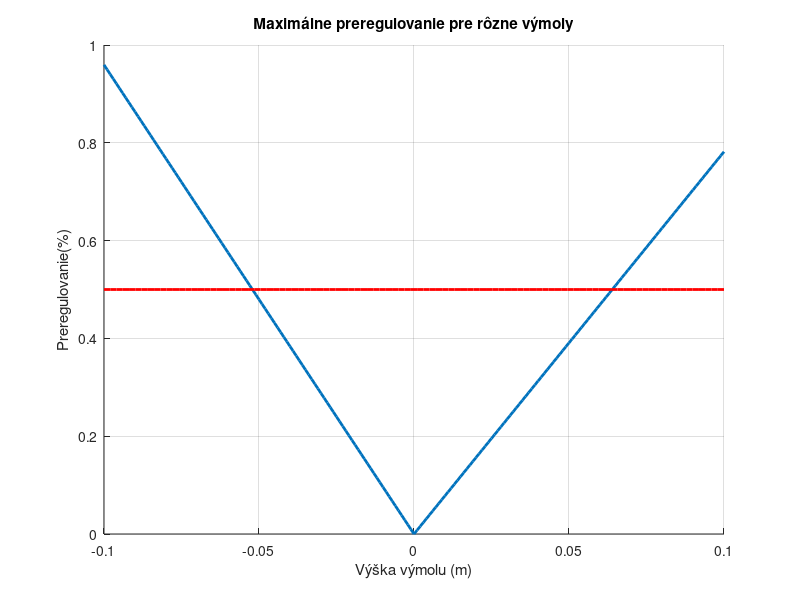

This figure's MATLAB source:
clc; clear; close all;


%% System
% Zakladne parametre systému
m1 = 2500;  % Hmotnosť karosérie vozidla (kg)
m2 = 320;   % Hmotnosť kolesa a zavesenia (kg)
k1 = 80000; % Tuhosť pružiny medzi karosériou a kolesom (N/m)
k2 = 500000; % Tuhosť pneumatiky (N/m)
b1 = 350;   % Tlmenie medzi karosériou a kolesom (Ns/m)
b2 = 15020; % Tlmenie pneumatiky (Ns/m)

% Prenosové funkcie systému odpruženia
n1 = [(m1 + m2) b2 k2]; 
d1 = [(m1 * m2) (m1*(b1+b2)) + (m2*b1) (m1*(k1+k2)) + (m2*k1) + (b1*b2) (b1*k2) + (b2*k1) k1*k2]; 
G1 = tf(n1, d1);  % pohyb karosérie

n2 = [-(m1*b2) -(m1*k2) 0 0]; 
G2 = tf(n2, d1);  % pohyb kolesa

% Prenosová funkcia pre silu
sila = tf(n2, n1);

% PID parametre
Kd = 208025;  
Kp = 832100; 
Ki = 624075;  

C = pid(Kp, Ki, Kd);  

% Odsimulovanie uzavretého systému so spätnou väzbou
sys_cl = sila * feedback(G1, C);

% Časová os simulácie
t = 0:0.05:5;


%% Verifikacia
% Vstupné poruchy (výmoly) od -0.1 do +0.1 s krokom 0.001
vymoly = -0.1:0.001:0.1;

%Maximálne preregulovanie pre každý výmol
max_preregulovanie = zeros(size(vymoly));

% Simulácia pre každý výmol a hodnotenie maximálneho preregulovania
for i = 1:length(vymoly)
    [y, ~] = step(vymoly(i) * sys_cl, t);  % Odozva systému na výmol
    preregulovanie = (max(y) - 0)*100;  % Hodnota preregulovania od požadovanej hodnoty (0)
    max_preregulovanie(i) = preregulovanie;  
end

%maximálne preregulovanie a prislúchajúcu hodnotu výmolu
[max_preregul, idx] = max(max_preregulovanie);
najhorsie_vymol = vymoly(idx);
%beta_max=abs(((max_preregul-0)/najhorsie_vymol)); nie som si isty ci som
%to spravne ratal
beta_max=abs(((max_preregul-0)));

% Výsledky
fprintf('Najväčšie preregulovanie: %f bolo pri vymole: %f\n', beta_max, najhorsie_vymol);


% Vykreslenie grafu preregulovania v závislosti od výmolu
figure;
hold on;
plot(vymoly, max_preregulovanie, 'LineWidth', 2);
x = linspace(-0.1, 0.1, 100);
y = 0.5 * ones(size(x));
plot(x, y, 'r-', 'LineWidth', 2); 
xlabel('Výška výmolu (m)');
ylabel('Preregulovanie(%)');
title('Maximálne preregulovanie pre rôzne výmoly');
grid on;
